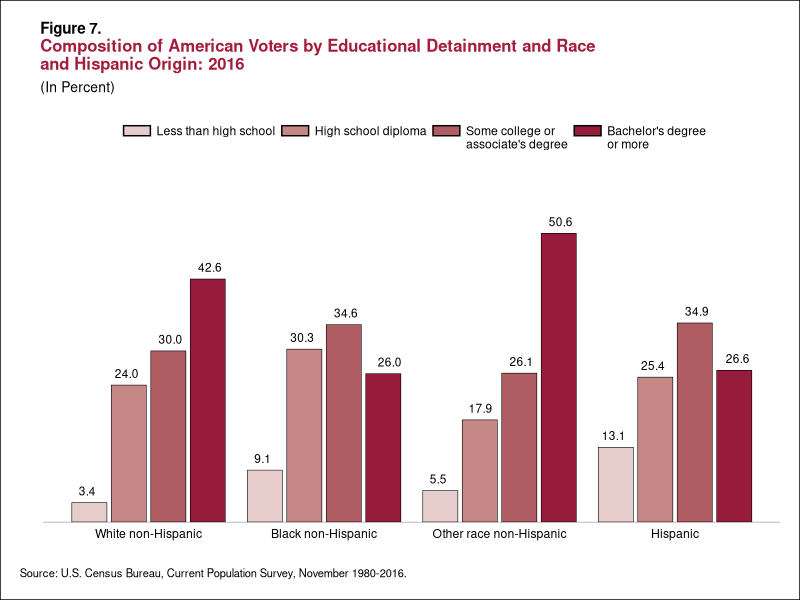

Here is the R script that generated this plot:

# DESCRIPTION: Composition of American Voters by Educational Attainment and Race and Hispanic Origin: 2016


#The following data visualizations are from the U.S. Census Bureau and 
# involved data concerning the characteristics of voters in the presidential election of 2016

#Original Source: https://www.census.gov/content/dam/Census/library/publications/2018/demo/P20-582.pdf

# SLOW REVEAL ORDER: No slow reveal, just completely recreated. 

# AUTHORS:
#   Lauryn Davis (Last edit: 3/27/23)
# Ian Curtis (2023, code to save plots)

library(tidyverse)
library(ggtext)
library(grid)
library(rlang)


age_groups= c("White non-Hispanic", "Black non-Hispanic", "Other race non-Hispanic", "Hispanic")
types= c("Less than high school", "High school diploma", "\nSome college or\nassociate's degree", "\nBachelor's degree\nor more")

pop_colors <- c("#e6cdcb", "#c58887", "#af5d62", "#971c3c")

draw_square <- function(data, params, size) {
  if (is.null(data$size)) {
    data$size <- .5
  }
  lwd <- min(data$size, min(size) /4)
  grid::rectGrob(
    width  = unit(1.2, "snpc") - unit(lwd, "mm"),
    height = unit(.5, "snpc") - unit(lwd, "mm"),
    gp = gpar(
      col = data$colour %||% NA,
      fill = alpha(data$fill %||% "grey20", data$alpha),
      lty = data$linetype %||% 1,
      lwd = lwd * .pt,
      linejoin = params$linejoin %||% "mitre",
      lineend = if (identical(params$linejoin, "round")) "round" else "square"
    )
  )
}



vote_data<- tibble(
  vote_type = rep(types, 4),
  pop_groups= rep(age_groups, c(4,4,4,4)),
  amount= c(3.4, 24.0, 30.0, 42.6, 9.1, 30.3, 34.6, 26.0, 5.5, 17.9, 26.1, 50.6, 13.1, 25.4, 34.9, 26.6),
  amount1= c("   3.4", "24.0", "30.0", "42.6   ", "   9.1", "30.3", "34.6", "26.0", "   5.5", "  17.9", "26.1", "50.6   ", "   13.1", "25.4", "34.9", "26.6  "),
  fill= rep(pop_colors, 4)
)
vote_labels <- tibble(
  vote_type= factor(types, levels= types),
)
vote_data<- vote_data%>%
  mutate(vote_type = factor(vote_type, levels= types),
         pop_groups= factor(pop_groups, levels= age_groups),
         fill= factor(fill, levels= pop_colors))
area<- (ggplot(vote_data, aes(x = pop_groups, 
                              y = amount, 
                              fill = fill, 
                              label = amount1)) +
          geom_col(color = "black", linewidth= .2, width= .8, position= position_dodge(width= .9), key_glyph= draw_square)+
          geom_text(size = 3, 
                    position = position_dodge(width=1), aes(y= amount), vjust =-.8, color= "black")
        +
          labs(title =  "<span style = 'font-size:11pt; color:#000000'><b>Figure 7.</span></p><p><span style = 'font-size:12pt; color:#a21e3c'><b>Composition of American Voters by Educational Detainment and Race</p><p><span style = 'font-size:12pt; color:#a21e3c'><b>and Hispanic Origin: 2016</span></p>",
               subtitle = "(In Percent)",
               y = "",
               x = "",
               caption = "Source: U.S. Census Bureau, Current Population Survey, November 1980-2016.") + scale_fill_manual(labels= types, values= pop_colors, name = ""))

figure7<- (area + theme_classic()+
             theme(
               # Needed for using HTML syntax in plot title
               
               # Cleaned up some redundancies and combined your theme changes into one layer
               panel.grid = element_blank(),
               plot.background = element_rect(fill = "white", color = "black"),
               panel.grid.major = element_blank(),
               panel.grid.minor = element_blank(),
               plot.title = element_markdown(hjust=.1),
               plot.title.position = "plot",
               plot.caption.position = "plot",
               plot.subtitle = element_text(size = 10, color = "black", hjust=.03), 
               plot.caption = element_text(size = 8, color = "black", hjust = 0),
               axis.ticks = element_blank(),
               axis.line.y = element_blank(),
               axis.text.y= element_blank(),
               legend.position= "top",
               axis.line.x = element_line(linewidth=.1),
               axis.text.x= element_text(color= "black"),
               plot.margin = unit(c(.5,.5,.5,.5), "cm"))
           + scale_x_discrete(expand=c(.2,0))
           + scale_y_continuous(expand = expansion(mult = c(0, 0.21))))

ggsave(here::here("voting", "07_full_unmasked.png"))